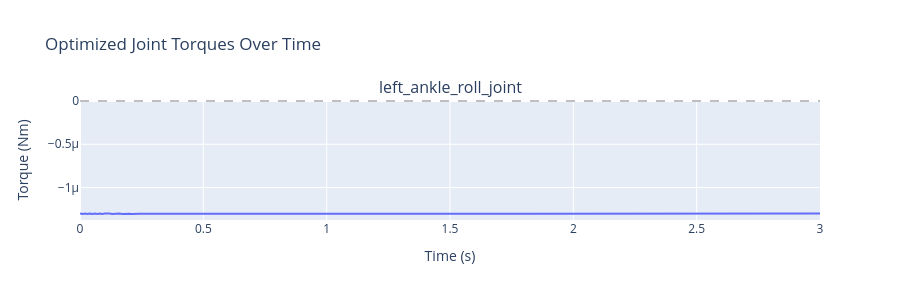

Notebook source saved alongside this figure:
### Markdown cell above
## 7.4 Visualize Optimized Torques

Visualize the optimized joint torques across all timesteps to verify the control effort.

### Code cell
# Extract torques for all joints across the trajectory
time_steps = np.arange(balance_steps + 1) * balance_dt
torques = np.zeros((num_joints, balance_steps + 1))

# Extract torque values from the optimized result
for t in range(balance_steps + 1):
    for j in range(num_joints):
        torque_key = gtd.TorqueKey(j, t)
        if result_bal.exists(torque_key):
            torques[j, t] = result_bal.atDouble(torque_key)

# Get joint names for plotting
joint_names = [joint.name() for joint in robot.joints()]

# Create subplots for each joint
num_rows = (num_joints + 2) // 3  # 3 columns
num_cols = min(3, num_joints)

fig = make_subplots(
    rows=num_rows, cols=num_cols,
    subplot_titles=joint_names,
    vertical_spacing=0.08,
    horizontal_spacing=0.08,
    shared_xaxes=True
)

# Plot torques for each joint
for j in range(num_joints):
    row = (j // 3) + 1
    col = (j % 3) + 1
    
    fig.add_trace(
        go.Scatter(
            x=time_steps,
            y=torques[j],
            mode='lines',
            name=joint_names[j],
            line=dict(width=2),
            showlegend=False
        ),
        row=row, col=col
    )
    
    # Add zero reference line
    fig.add_hline(
        y=0, 
        line_dash="dash", 
        line_color="gray", 
        opacity=0.5, 
        row=row, col=col
    )
    
    # Update y-axis label
    fig.update_yaxes(title_text="Torque (Nm)", row=row, col=col)

# Update x-axis labels (only for bottom row)
for col in range(1, num_cols + 1):
    fig.update_xaxes(title_text="Time (s)", row=num_rows, col=col)

fig.update_layout(
    height=300 * num_rows,
    title_text="Optimized Joint Torques Over Time",
    showlegend=False
)

fig.show()

# Print torque statistics
print("\n=== Joint Torque Statistics ===")
print(f"{'Joint Name':<30} {'Mean (Nm)':<12} {'Max (Nm)':<12} {'Min (Nm)':<12} {'Std (Nm)':<12} {'RMS (Nm)':<12}")
print("-" * 100)

for j in range(num_joints):
    mean_torque = np.mean(torques[j])
    max_torque = np.max(np.abs(torques[j]))
    min_torque = np.min(torques[j])
    std_torque = np.std(torques[j])
    rms_torque = np.sqrt(np.mean(torques[j]**2))
    
    print(f"{joint_names[j]:<30} {mean_torque:>11.4f} {max_torque:>11.4f} {min_torque:>11.4f} {std_torque:>11.4f} {rms_torque:>11.4f}")

print("\n=== Overall Statistics ===")
print(f"Total RMS torque across all joints: {np.sqrt(np.mean(torques**2)):.4f} Nm")
print(f"Maximum absolute torque: {np.max(np.abs(torques)):.4f} Nm")
print(f"Average torque magnitude: {np.mean(np.abs(torques)):.4f} Nm")

### Figure 1 — Plotly figure (JSON) as saved in the notebook; plotly's stock layout.template omitted (floating-point values rounded to 4 significant figures; data arrays with more than 128 entries replaced by an {"elided": "..."} marker saying what was removed)
{"data": [{"line": {"width": 2}, "mode": "lines", "name": "left_ankle_roll_joint", "showlegend": false, "type": "scatter", "x": {"elided": "301 float values"}, "xaxis": "x", "y": {"elided": "301 float values"}, "yaxis": "y"}], "layout": {"annotations": [{"font": {"size": 16}, "showarrow": false, "text": "left_ankle_roll_joint", "x": 0.5, "xanchor": "center", "xref": "paper", "y": 1, "yanchor": "bottom", "yref": "paper"}], "height": 300, "shapes": [{"line": {"color": "gray", "dash": "dash"}, "opacity": 0.5, "type": "line", "x0": 0, "x1": 1, "xref": "x domain", "y0": 0, "y1": 0, "yref": "y"}], "showlegend": false, "title": {"text": "Optimized Joint Torques Over Time"}, "xaxis": {"anchor": "y", "domain": [0, 1], "title": {"text": "Time (s)"}}, "yaxis": {"anchor": "x", "domain": [0, 1], "title": {"text": "Torque (Nm)"}}}}
